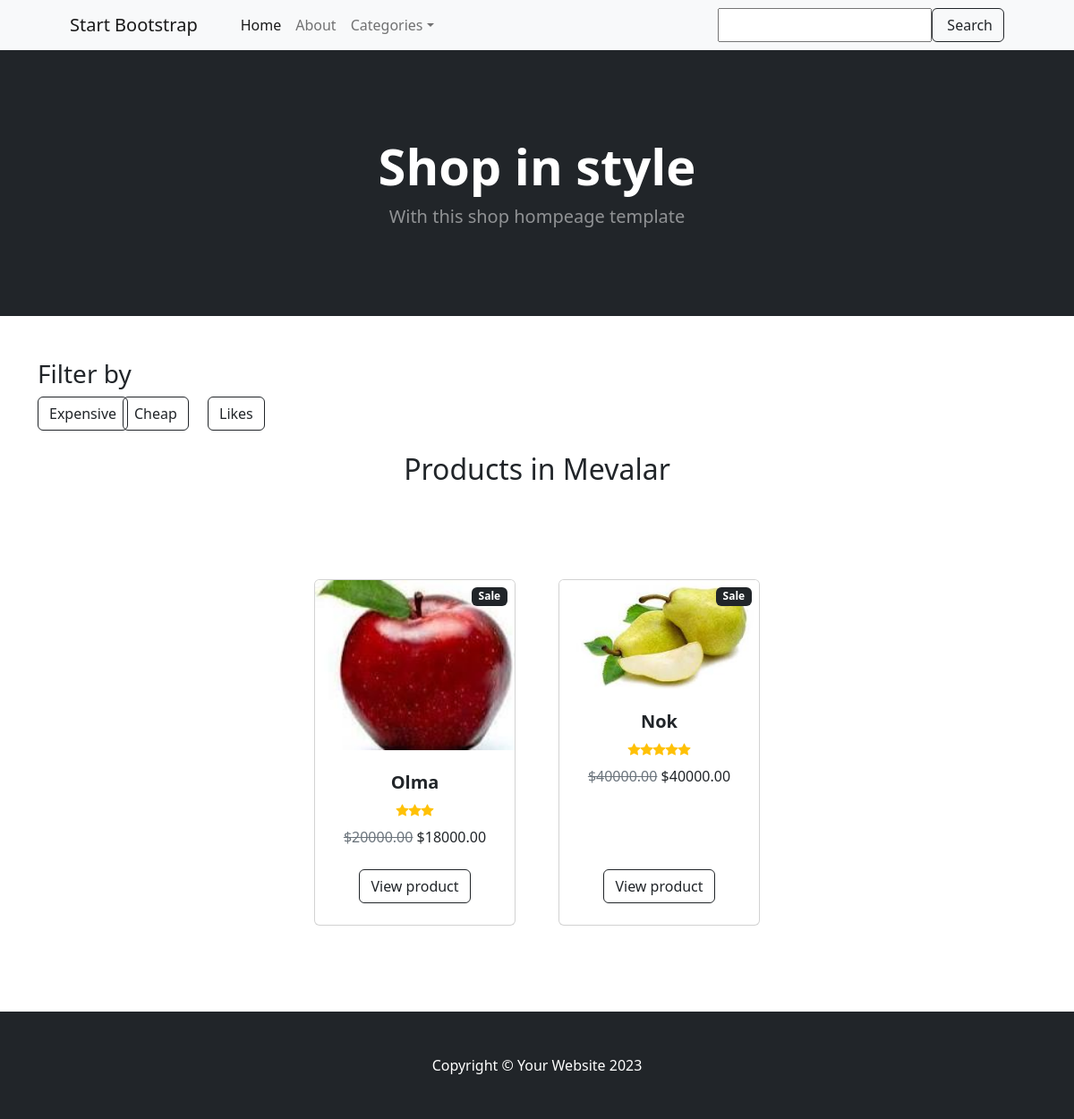
Screenshot of /shop/category/1/ with the database file from the repository.
### shop/models.py (models this page shows, shortened)
class BaseModel(models.Model):
    created_at = models.DateTimeField(auto_now_add=True)
    updated_at = models.DateTimeField(auto_now=True)
    class Meta:
        abstract = True

class Category(BaseModel):
    title = models.CharField(max_length=255, unique=True)
    class Meta:
        verbose_name_plural = "categories"

class Product(BaseModel):
    class RatingChoice(models.IntegerChoices):
        ONE = 1
        TWO = 2
        THREE = 3
        FOUR = 4
        FIVE = 5
    name = models.CharField(max_length=255, unique=True)
    description = models.TextField(null=True, blank=True)
    price = models.DecimalField(max_digits=14, decimal_places=2)
    image = models.ImageField(upload_to='images/')
    discount = models.PositiveIntegerField(default=0)
    category = models.ForeignKey(Category, on_delete=models.CASCADE, related_name='products')
    rating = models.PositiveIntegerField(choices=RatingChoice.choices, default=RatingChoice.ONE.value)
    quantity = models.PositiveIntegerField(default=1)
    @property
    def discounted_price(self):
        if self.discount > 0:
            self.price = self.price * Decimal(1 - self.discount / 100)
        return Decimal(f'{self.price}').quantize(Decimal('0.00'))

### shop/views.py (the view)
# urls.py: path('category/<int:id>/', products_by_category, name='category_products'),
def products_by_category(request, id):
    category = get_object_or_404(Category, id=id)
    categories = Category.objects.all()
    products = Product.objects.filter(category=category)
    return render(request, 'shop/home.html', {'categories': categories, 'products': products, 'selected_category': category})

### shop/templates/shop/home.html (shortened to what this page needs)
{% load static %}
<!DOCTYPE html>
<html lang="en">
<head>
    <link href="https://cdn.jsdelivr.net/npm/bootstrap-icons@1.5.0/font/bootstrap-icons.css" rel="stylesheet"/>
    <link href="{% static 'shop/css/styles.css' %}" rel="stylesheet"/>
</head>
<body>
<nav class="navbar navbar-expand-lg navbar-light bg-light">
    <div class="container px-4 px-lg-5">
        <a class="navbar-brand" href="#!">Start Bootstrap</a>
        <div class="collapse navbar-collapse" id="navbarSupportedContent">
            <ul class="navbar-nav me-auto mb-2 mb-lg-0 ms-lg-4">
                <li class="nav-item"><a class="nav-link active" aria-current="page" href="{% url 'index' %}">Home</a></li>
                <li class="nav-item"><a class="nav-link" href="#!">About</a></li>
                <li class="nav-item dropdown">
                    <a class="nav-link dropdown-toggle" id="navbarDropdown" href="#" role="button"
                       data-bs-toggle="dropdown" aria-expanded="false">Categories</a>
                </li>
            </ul>
            <form class="d-flex">
                <input type="text" class="form-contro">
                <button class="btn btn-outline-dark" type="submit">
                    Search
                </button>
            </form>
        </div>
    </div>
</nav>
<header class="bg-dark py-5">
    <div class="container px-4 px-lg-5 my-5">
        <div class="text-center text-white">
            <h1 class="display-4 fw-bolder">Shop in style</h1>
            <p class="lead fw-normal text-white-50 mb-0">With this shop hompeage template</p>
        </div>
    </div>
</header>
<div class="container mt-5">
    <div class="text-left">
        <h3>Filter by</h3>
    </div>
    <div class="row">
        <div class="col-1">
            <a class="btn btn-outline-dark mt-auto" href="#"> Expensive </a>
        </div>
        <div class="col-1">
            <a class="btn btn-outline-dark mt-auto" href="#"> Cheap </a>
        </div>
        <div class="col-1">
            <a class="btn btn-outline-dark mt-auto" href="#"> Likes </a>
        </div>
    </div>
</div>
{% if selected_category %}
    <h2 class="text-center mt-4">Products in {{ selected_category.title }}</h2>
{% endif %}
<section class="py-5">
    <div class="container px-4 px-lg-5 mt-5">
        <div class="row gx-4 gx-lg-5 row-cols-2 row-cols-md-3 row-cols-xl-4 justify-content-center">
            {% for product in products %}
                <div class="col mb-5">
                    <div class="card h-100">
                        <div class="badge bg-dark text-white position-absolute" style="top: 0.5rem; right: 0.5rem">Sale
                        </div>
                        <img class="card-img-top" src="{{ product.image.url }}" alt="..."/>
                        <div class="card-body p-4">
                            <div class="text-center">
                                <h5 class="fw-bolder">{{ product.name }}</h5>
                                <div class="d-flex justify-content-center small text-warning mb-2">
                                    {% for item in "any"|ljust:product.rating %}
                                    <div class="bi-star-fill"></div>
                                    {%  endfor%}
                                </div>
                                <span class="text-muted text-decoration-line-through">${{ product.price }}</span>
                                ${{ product.discounted_price }}
                            </div>
                        </div>
                        <div class="card-footer p-4 pt-0 border-top-0 bg-transparent">
                            <div class="text-center"><a class="btn btn-outline-dark mt-auto" href="{% url 'product_detail' product.id %}">View product</a></div>
                        </div>
                    </div>
                </div>
            {% empty %}
                <p class="text-center">No products found in this category.</p>
            {% endfor %}
        </div>
    </div>
</section>
<footer class="py-5 bg-dark">
    <div class="container"><p class="m-0 text-center text-white">Copyright &copy; Your Website 2023</p></div>
</footer>
</body>
</html>

### rows the page displays
Category: title "Mevalar"
Product: image (picture), name "Olma", rating 3 (drawn), price "20000.00", discounted_price "18000.00"
Product: image (picture), name "Nok", rating 5 (drawn), price "40000.00", discounted_price "40000.00"
